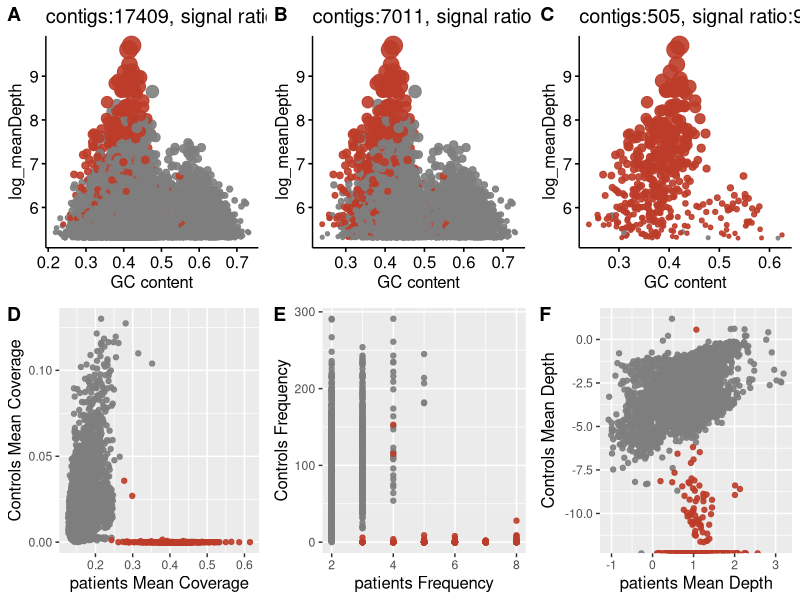

Reproduce this figure in R.
library(ggsci)
library(ggpubr)
Main <- read.table("PRJ.11.cyto.table.txt",head=T,sep="\t")
Main$log_meanDepth = log(Main$length)
#right
colorsQ = c("grey50",pal_nejm("default")(1))
sr = round(sum(Main[which(Main$annotation=="Y"),]$length)/sum(Main$length)*100,digits=2)
f1_left = ggscatter(Main,"gc","log_meanDepth",xlab="GC content",color="annotation",alpha=I(0.9),legend="none",palette=colorsQ,size="length",title=paste0("contigs:",dim(Main)[1], ", signal ratio:",sr,"%"))

Main_m2 = Main[which(Main$case.fre>=2),]
sr = round(sum(Main_m2[which(Main_m2$annotation=="Y"),]$length)/sum(Main_m2$length)*100,digits=2)
colorsQ_tem = c()
for (j in 1:dim(table(Main_m2$annotation))){
         if (table(Main_m2$annotation)[j] > 0){
         colorsQ_tem = c(colorsQ_tem,colorsQ[j])
         }
}

f1_middle = ggscatter(Main_m2,"gc",xlab="GC content","log_meanDepth",color="annotation",alpha=I(0.9),legend="none",palette=colorsQ_tem,size="length",title=paste0("contigs:",dim(Main_m2)[1],", signal ratio:",sr,"%"))
#
Main_m2_m2 = Main_m2[which(Main_m2$control.fre<=1),]
colorsQ_tem = c()
for (j in 1:dim(table(Main_m2_m2$annotation))){
         if (table(Main_m2_m2$annotation)[j] > 0){
         colorsQ_tem = c(colorsQ_tem,colorsQ[j])
         }
}
sr = round(sum(Main_m2_m2[which(Main_m2_m2$annotation=="Y"),]$length)/sum(Main_m2_m2$length)*100,digits=2)
f1_right = ggscatter(Main_m2_m2,"gc",xlab="GC content","log_meanDepth",color="annotation",alpha=I(0.9),legend="none",palette=colorsQ_tem,size="length",title=paste0("contigs:",dim(Main_m2_m2)[1], ", signal ratio:",sr,"%"))

########################
Main = Main_m2
colorsQ_tem = c()
for (j in 1:dim(table(Main$annotation))){
         if (table(Main$annotation)[j] > 0){
         colorsQ_tem = c(colorsQ_tem,colorsQ[j])
         }
}
p = ggplot(Main, aes(x = case.mean.cov, y = control.mean.cov, color = annotation) )+
	geom_point(size = 1.5, alpha = 0.9) +
	scale_color_manual(values = colorsQ_tem) +
	labs(x = "patients Mean Coverage", y = "Controls Mean Coverage") +
	theme(
		axis.title.x = element_text(size = 12),
		axis.title.y = element_text(size = 12),legend.position="none"
	)
#

p1 = ggplot(Main, aes(x = case.fre, y = control.fre, color = annotation) )+
	geom_point(size = 1.5, alpha = 0.9) +
	scale_color_manual(values = colorsQ_tem) +
	labs(x = "patients Frequency", y = "Controls Frequency") +
	theme(
		axis.title.x = element_text(size = 12),
		axis.title.y = element_text(size = 12),legend.position="none"
	)

p2 = ggplot(Main, aes(x = log(case.mean.depth), y = log(control.mean.depth), color = annotation) )+
	geom_point(size = 1.5, alpha = 0.9) +
	scale_color_manual(values = colorsQ_tem) +
	labs(x = "patients Mean Depth", y = "Controls Mean Depth") +
	theme(
		axis.title.x = element_text(size = 12),
		axis.title.y = element_text(size = 12),legend.position="none"
	)
left  = p
middle = p1
right = p2
ggarrange(f1_left,f1_middle,f1_right,left,middle,right,labels=c("A","B","C","D","E","F"))
